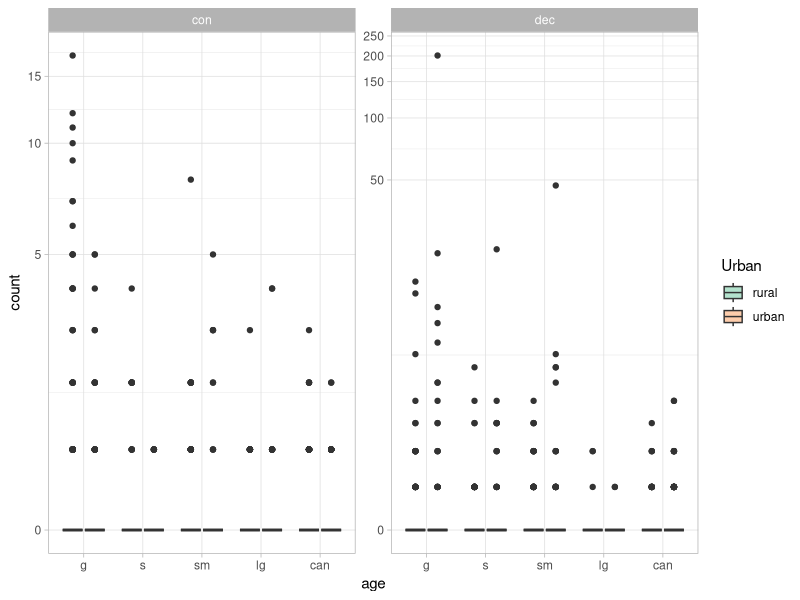
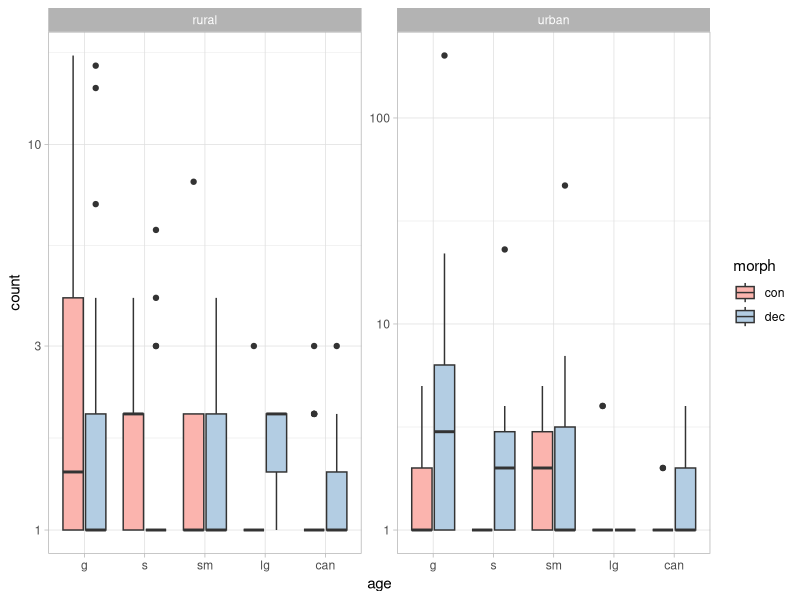
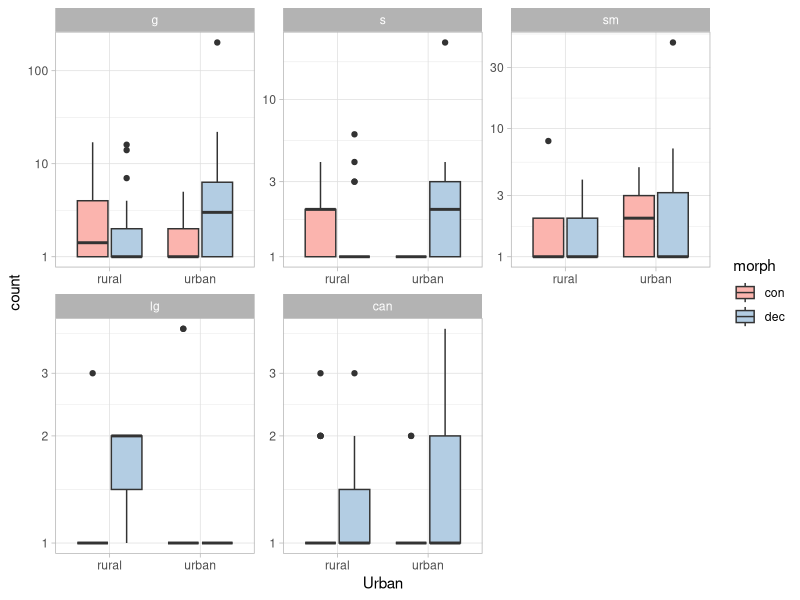
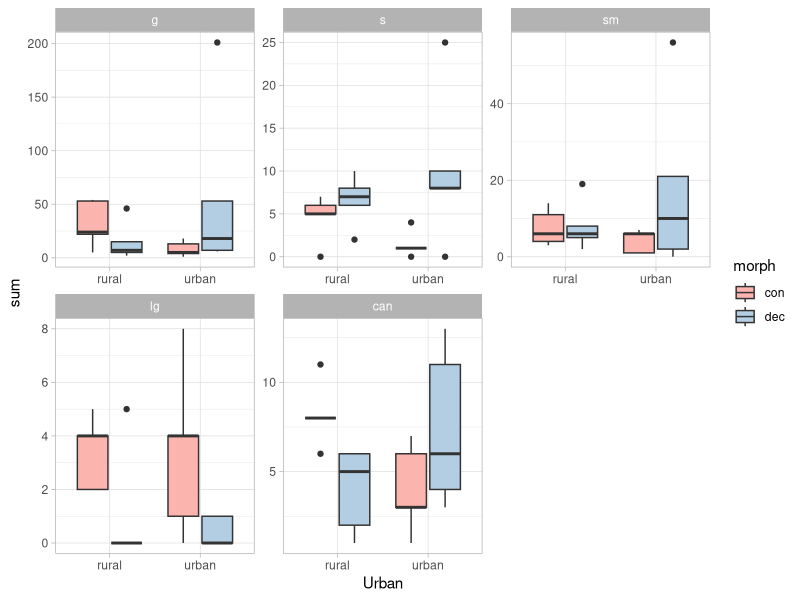

Recreate these plots in R, in order.
# are there fewer decidious trees?
library("tidyverse")
prelim<-read_csv("seedling.csv") 
prelim$SiteName <- factor(prelim$SiteName , levels=c("Barlow", 
                                                     "McIver", "Oxbow", "Sandy", "Wildwood", 
                                                     "ForestPark", "Lacamas", "Marquam", "Riverview", 
                                                     "Tryon"))
tidySpp<- prelim %>% 
  gather(key = "type", value="count", TSHEg:QUGAcan)

# separate age and sp, ensure age is in right order
tidySpp<-tidySpp %>% extract(type, c("species", "age"), "([A-Z]+)([a-z]+)")
tidySpp$age <- factor(tidySpp$age, levels = c("g", "s", "sm", "lg", "can"))

# multiply so that everything is in terms of 30 m^2
#young <- c("g", "s")
#old <- c("sm", "lg", "can")
#tidySpp <- tidySpp %>% 
  #mutate(count=case_when(age %in% young ~ count*6, age %in% old ~ count*1))

conifers <- c("TSHE", "THPL", "AB", "PSME", "TABR")
decid <- c("ALRU", "ACCI", "ALVI", "ACMA", "QUGA")
urban <- c("Lacamas", "ForestPark", "Riverview", "Marquam", "Tryon")
rural <- c("McIver", "Oxbow", "Wildwood", "Sandy", "Barlow")

tidySpp <- tidySpp %>% 
  mutate(Urban=case_when(SiteName %in% urban ~ 'urban', SiteName %in% rural ~ 'rural', TRUE ~ NA_character_))

tidySpp <- tidySpp %>% 
  mutate(morph=case_when(species %in% conifers ~ 'con', species %in% decid ~ 'dec', TRUE ~ NA_character_))

tidySpp <- na.omit(tidySpp) 

write_csv(tidySpp, "tidySpp.csv")

ggplot(data = tidySpp, aes(x = age, y = count, fill=Urban)) + 
  geom_boxplot() + facet_wrap(~ morph, scale="free") + 
  scale_y_continuous(trans='pseudo_log') +
  scale_fill_brewer(palette="Pastel2") +
  theme_light()

ggplot(data = tidySpp, aes(x = age, y = count, fill=morph)) + 
  geom_boxplot() + facet_wrap(~ Urban, scale="free") + 
  scale_y_continuous(trans='log10') +
  scale_fill_brewer(palette="Pastel1") +
  theme_light()

ggplot(data = tidySpp, aes(x = Urban, y = count, fill=morph)) + 
  geom_boxplot() + facet_wrap(~ age, scale="free") + 
  scale_y_continuous(trans='log10') +
  scale_fill_brewer(palette="Pastel1") +
  theme_light()

tidyAgeSummary <- tidySpp %>% 
  group_by(morph, SiteName, Urban, age) %>% 
  summarize(sum=sum(count, na.rm=TRUE))

ggplot(data = tidyAgeSummary, aes(x = Urban, y = sum, fill=morph)) + 
  geom_boxplot() + facet_wrap(~ age, scale="free") + 
  scale_fill_brewer(palette="Pastel1") +
  theme_light()

summary(aov(sum ~ Urban + age + morph, data = tidyAgeSummary))

